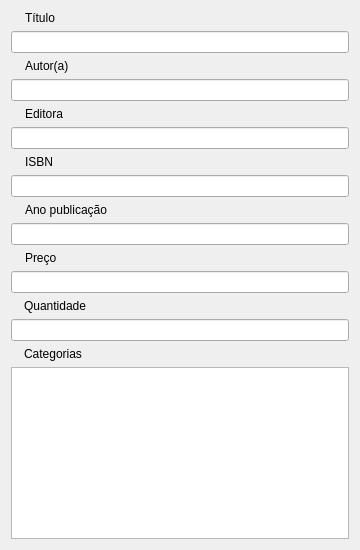
            <widget class="QWidget" name="scrollAreaWidgetContents_2">
             <property name="geometry">
              <rect>
               <x>0</x>
               <y>0</y>
               <width>360</width>
               <height>550</height>
              </rect>
             </property>
             <layout class="QVBoxLayout" name="verticalLayout_9">
              <item>
               <widget class="QLabel" name="label_15">
                <property name="styleSheet">
                 <string notr="true"/>
                </property>
                <property name="frameShape">
                 <enum>QFrame::NoFrame</enum>
                </property>
                <property name="text">
                 <string>Título</string>
                </property>
                <property name="scaledContents">
                 <bool>false</bool>
                </property>
                <property name="margin">
                 <number>0</number>
                </property>
                <property name="indent">
                 <number>14</number>
                </property>
               </widget>
              </item>
              <item>
               <widget class="QLineEdit" name="t_titulo"/>
              </item>
              <item>
               <widget class="QLabel" name="label_16">
                <property name="styleSheet">
                 <string notr="true"/>
                </property>
                <property name="text">
                 <string>Autor(a)</string>
                </property>
                <property name="indent">
                 <number>14</number>
                </property>
               </widget>
              </item>
              <item>
               <widget class="QLineEdit" name="t_autor"/>
              </item>
              <item>
               <widget class="QLabel" name="label_17">
                <property name="text">
                 <string>Editora</string>
                </property>
                <property name="indent">
                 <number>14</number>
                </property>
               </widget>
              </item>
              <item>
               <widget class="QLineEdit" name="t_editora"/>
              </item>
              <item>
               <widget class="QLabel" name="label_18">
                <property name="text">
                 <string>ISBN</string>
                </property>
                <property name="indent">
                 <number>14</number>
                </property>
               </widget>
              </item>
              <item>
               <widget class="QLineEdit" name="t_isbn"/>
              </item>
              <item>
               <widget class="QLabel" name="label_19">
                <property name="text">
                 <string>Ano publicação</string>
                </property>
                <property name="indent">
                 <number>14</number>
                </property>
               </widget>
              </item>
              <item>
               <widget class="QLineEdit" name="t_ano"/>
              </item>
              <item>
               <widget class="QLabel" name="label_20">
                <property name="text">
                 <string>Preço</string>
                </property>
                <property name="indent">
                 <number>14</number>
                </property>
               </widget>
              </item>
              <item>
               <widget class="QLineEdit" name="t_preco"/>
              </item>
              <item>
               <widget class="QLabel" name="label_23">
                <property name="text">
                 <string>Quantidade</string>
                </property>
                <property name="indent">
                 <number>13</number>
                </property>
               </widget>
              </item>
              <item>
               <widget class="QLineEdit" name="t_quantidade">
                <property name="inputMethodHints">
                 <set>Qt::ImhNone</set>
                </property>
               </widget>
              </item>
              <item>
               <widget class="QLabel" name="label_29">
                <property name="text">
                 <string>Categorias</string>
                </property>
                <property name="indent">
                 <number>13</number>
                </property>
               </widget>
              </item>
              <item>
               <widget class="QListWidget" name="lw_editar_livros">
                <property name="selectionMode">
                 <enum>QAbstractItemView::MultiSelection</enum>
                </property>
               </widget>
              </item>
             </layout>
            </widget>
